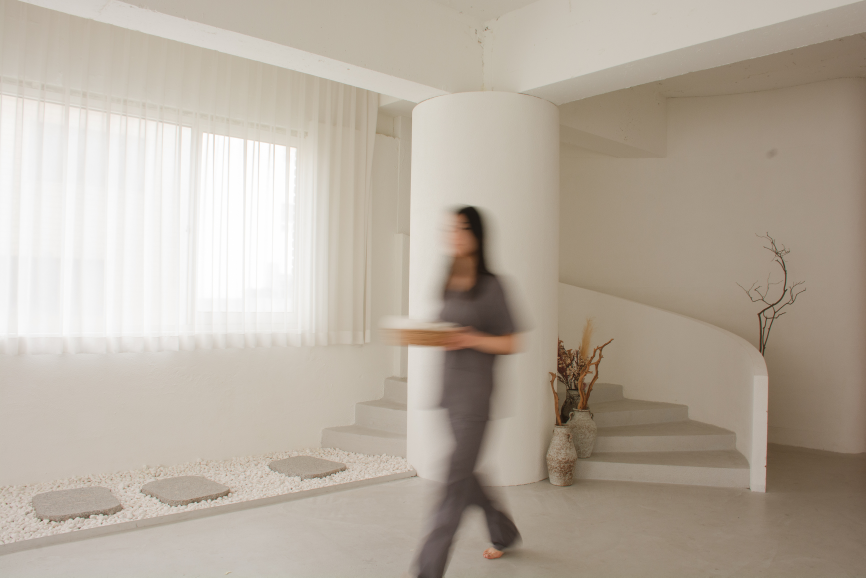
#> input picture images/extracted/beige-cream-portfolio/img_p003_005.jpeg, 2598 x 1732 px, found by its file name (shown at 1/3 size)
$ python process_apple_drawings.py
#> lines starting #> are read from the running program, lines starting #| are printed output that depends on the picture
#!/usr/bin/env python3
"""Crop sheet title blocks and rotate Apple Store CAD slides to landscape."""

from __future__ import annotations

from pathlib import Path

from PIL import Image

# Output height in pixels (before rotation): crop just above NAME / ID / TA strip.
# Tuned per sheet from row-ink analysis on source JPEGs.
CROP_HEIGHT = {
    "img_p003_005.jpeg": 785,
    "img_p003_006.jpeg": 788,
    "img_p003_007.jpeg": 805,
    "img_p003_008.jpeg": 788,
}


def main() -> None:
    root = Path(__file__).resolve().parents[1]
    assets = root / "images" / "extracted" / "menna-portfolio-assets"
    for name, crop_h in CROP_HEIGHT.items():
        path = assets / name
        if not path.is_file():
            raise SystemExit(f"Missing: {path}")
        im = Image.open(path).convert("RGB")
#> im is the input picture: PIL image 2598x1732 RGB; mean R, G, B 182.4, 172, 159
        w, h = im.size
#> w = 2598; h = 1732
        target_h = min(crop_h, h)
#> target_h = 785
        im = im.crop((0, 0, w, target_h))
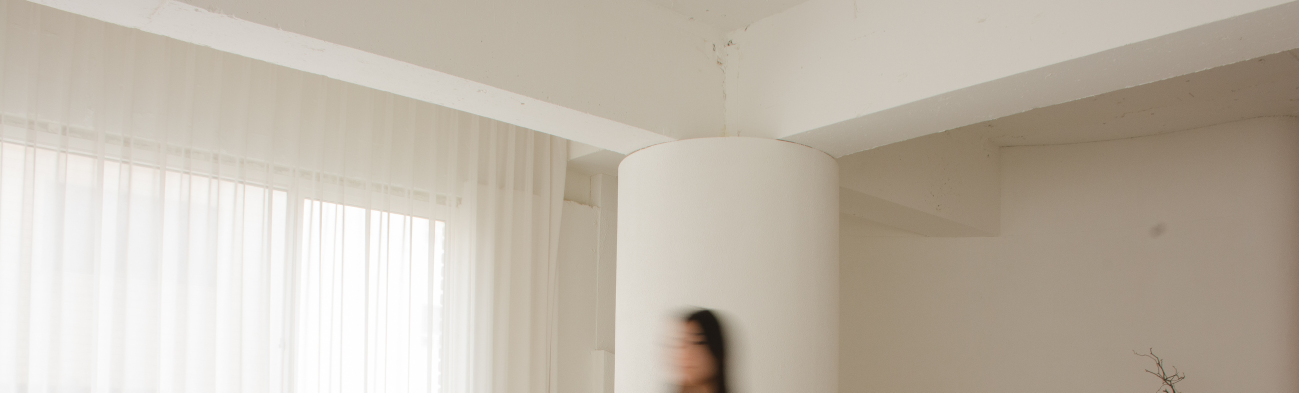
#> im: PIL image 2598x785 RGB (shown at 1/2 size); mean R, G, B 193.2, 184.3, 171.5
        # Clockwise 90° (landscape): drawing reads correctly on screen.
        im = im.rotate(-90, expand=True, fillcolor=(255, 255, 255))
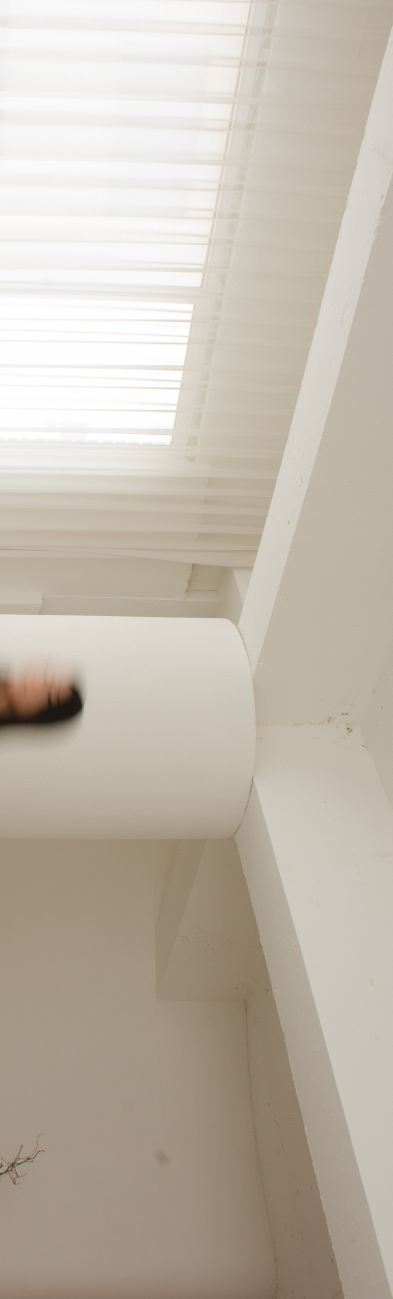
#> im: PIL image 785x2598 RGB (shown at 1/2 size); mean R, G, B 193.2, 184.3, 171.5
        im.save(path, quality=95, optimize=True)
        print(f"Updated {name} → landscape {im.size}")
#| Updated img_p003_005.jpeg → landscape (785, 2598)
#> pass 2 of the loop in main, `for name, crop_h in CROP_HEIGHT.items():`:
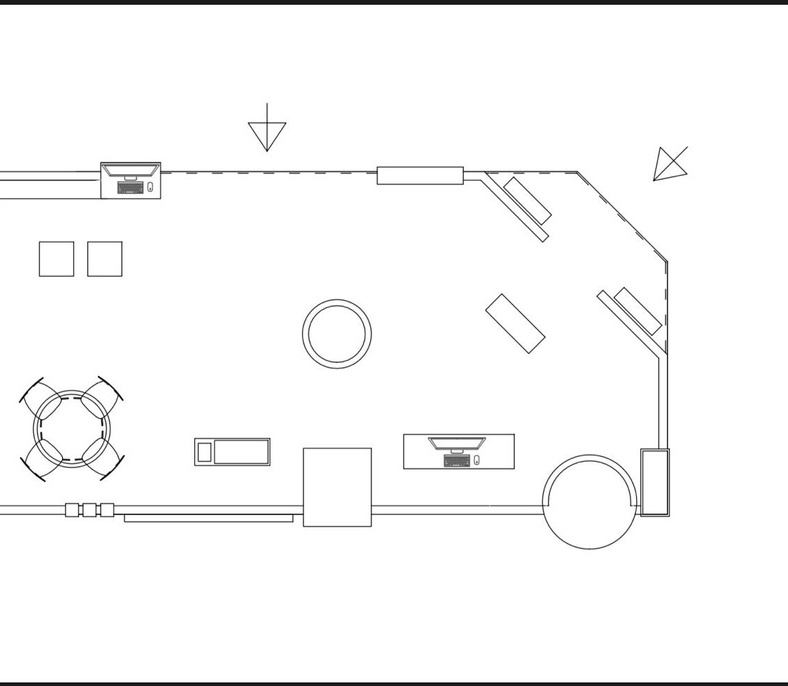
#> input picture images/extracted/menna-portfolio-assets/img_p003_006.jpeg, 788 x 686 px
#> in main, im is the input picture: PIL image 788x686 RGB; mean R, G, B 248.4, 248.4, 248.4
#> in main, `im = im.rotate(-90, expand=True, fillcolor=(255, 255, 255))`:
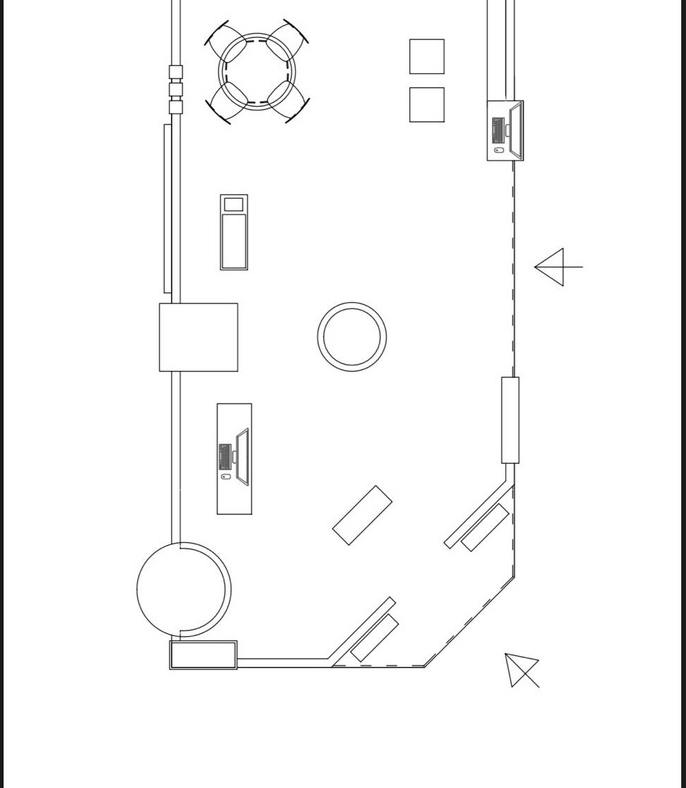
#> im: PIL image 686x788 RGB; mean R, G, B 248.4, 248.4, 248.4
#| Updated img_p003_006.jpeg → landscape (686, 788)
#> pass 3 of the loop in main, `for name, crop_h in CROP_HEIGHT.items():`:
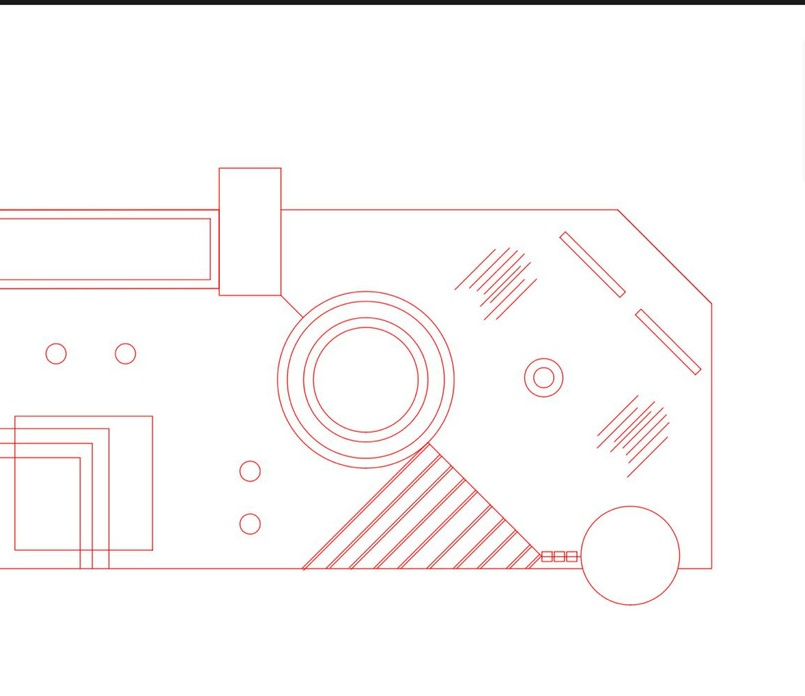
#> input picture images/extracted/menna-portfolio-assets/img_p003_007.jpeg, 805 x 696 px
#> in main, im is the input picture: PIL image 805x696 RGB; mean R, G, B 251.3, 249, 248.8
#> in main, `im = im.rotate(-90, expand=True, fillcolor=(255, 255, 255))`:
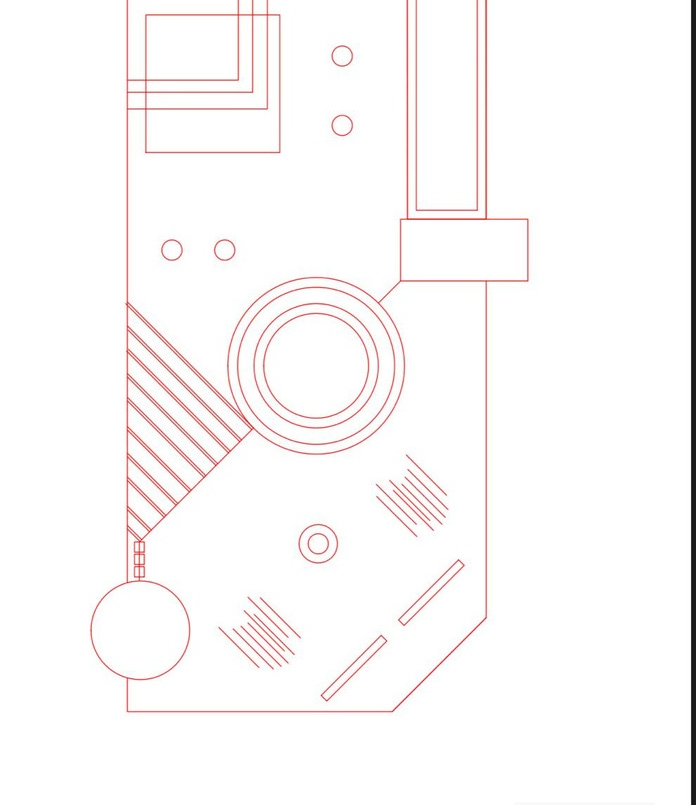
#> im: PIL image 696x805 RGB; mean R, G, B 251.3, 249, 248.8
#| Updated img_p003_007.jpeg → landscape (696, 805)
#> the loop made 4 passes; the first 3 are shown


if __name__ == "__main__":
    main()
